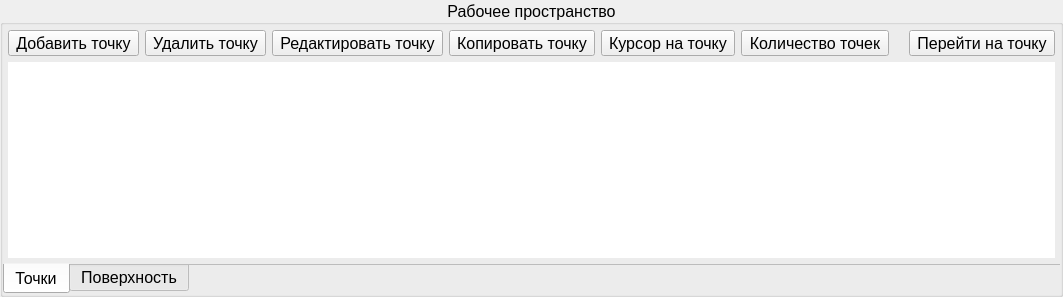
         <widget class="QGroupBox" name="environmentEditorGroupBox">
          <property name="sizePolicy">
           <sizepolicy hsizetype="Preferred" vsizetype="Preferred">
            <horstretch>1</horstretch>
            <verstretch>0</verstretch>
           </sizepolicy>
          </property>
          <property name="font">
           <font>
            <pointsize>12</pointsize>
           </font>
          </property>
          <property name="title">
           <string>Рабочее пространство</string>
          </property>
          <property name="alignment">
           <set>Qt::AlignCenter</set>
          </property>
          <layout class="QVBoxLayout" name="verticalLayout_9">
           <property name="leftMargin">
            <number>0</number>
           </property>
           <property name="topMargin">
            <number>0</number>
           </property>
           <property name="rightMargin">
            <number>0</number>
           </property>
           <property name="bottomMargin">
            <number>0</number>
           </property>
           <item>
            <widget class="QTabWidget" name="environmentEditorTabWidget">
             <property name="tabPosition">
              <enum>QTabWidget::South</enum>
             </property>
             <property name="currentIndex">
              <number>0</number>
             </property>
             <property name="documentMode">
              <bool>true</bool>
             </property>
             <widget class="QWidget" name="pointsEditorTab">
              <attribute name="title">
               <string>Точки</string>
              </attribute>
              <layout class="QVBoxLayout" name="verticalLayout_8">
               <property name="leftMargin">
                <number>5</number>
               </property>
               <property name="topMargin">
                <number>5</number>
               </property>
               <property name="rightMargin">
                <number>5</number>
               </property>
               <property name="bottomMargin">
                <number>5</number>
               </property>
               <item>
                <widget class="QWidget" name="pointsActionsButtonsWidget" native="true">
                 <property name="sizePolicy">
                  <sizepolicy hsizetype="Preferred" vsizetype="Fixed">
                   <horstretch>0</horstretch>
                   <verstretch>0</verstretch>
                  </sizepolicy>
                 </property>
                 <layout class="QHBoxLayout" name="horizontalLayout_7">
                  <property name="leftMargin">
                   <number>0</number>
                  </property>
                  <property name="topMargin">
                   <number>0</number>
                  </property>
                  <property name="rightMargin">
                   <number>0</number>
                  </property>
                  <property name="bottomMargin">
                   <number>0</number>
                  </property>
                  <item>
                   <widget class="QToolButton" name="pointAddToolButton">
                    <property name="sizePolicy">
                     <sizepolicy hsizetype="Fixed" vsizetype="Fixed">
                      <horstretch>0</horstretch>
                      <verstretch>0</verstretch>
                     </sizepolicy>
                    </property>
                    <property name="font">
                     <font>
                      <pointsize>12</pointsize>
                     </font>
                    </property>
                    <property name="toolTip">
                     <string>Добавить точку</string>
                    </property>
                    <property name="text">
                     <string>Добавить точку</string>
                    </property>
                    <property name="icon">
                     <iconset resource="resources/images.qrc">
                      <normaloff>:/aist/images/aist/point_add.png</normaloff>:/aist/images/aist/point_add.png</iconset>
                    </property>
                    <property name="iconSize">
                     <size>
                      <width>24</width>
                      <height>24</height>
                     </size>
                    </property>
                    <property name="shortcut">
                     <string>+</string>
                    </property>
                   </widget>
                  </item>
                  <item>
                   <widget class="QToolButton" name="pointDeleteToolButton">
                    <property name="sizePolicy">
                     <sizepolicy hsizetype="Fixed" vsizetype="Fixed">
                      <horstretch>0</horstretch>
                      <verstretch>0</verstretch>
                     </sizepolicy>
                    </property>
                    <property name="font">
                     <font>
                      <pointsize>12</pointsize>
                     </font>
                    </property>
                    <property name="toolTip">
                     <string>Удалить точку</string>
                    </property>
                    <property name="text">
                     <string>Удалить точку</string>
                    </property>
                    <property name="icon">
                     <iconset resource="resources/images.qrc">
                      <normaloff>:/aist/images/aist/point_remove.png</normaloff>:/aist/images/aist/point_remove.png</iconset>
                    </property>
                    <property name="iconSize">
                     <size>
                      <width>24</width>
                      <height>24</height>
                     </size>
                    </property>
                    <property name="shortcut">
                     <string>-</string>
                    </property>
                   </widget>
                  </item>
                  <item>
                   <widget class="QToolButton" name="pointEditToolButton">
                    <property name="sizePolicy">
                     <sizepolicy hsizetype="Fixed" vsizetype="Fixed">
                      <horstretch>0</horstretch>
                      <verstretch>0</verstretch>
                     </sizepolicy>
                    </property>
                    <property name="font">
                     <font>
                      <pointsize>12</pointsize>
                     </font>
                    </property>
                    <property name="toolTip">
                     <string>Редактировать точку</string>
                    </property>
                    <property name="text">
                     <string>Редактировать точку</string>
                    </property>
                    <property name="icon">
                     <iconset resource="resources/images.qrc">
                      <normaloff>:/aist/images/aist/pencil.png</normaloff>:/aist/images/aist/pencil.png</iconset>
                    </property>
                    <property name="iconSize">
                     <size>
                      <width>24</width>
                      <height>24</height>
                     </size>
                    </property>
                    <property name="shortcut">
                     <string>=</string>
                    </property>
                   </widget>
                  </item>
                  <item>
                   <widget class="QToolButton" name="pointCopyToolButton">
                    <property name="sizePolicy">
                     <sizepolicy hsizetype="Fixed" vsizetype="Fixed">
                      <horstretch>0</horstretch>
                      <verstretch>0</verstretch>
                     </sizepolicy>
                    </property>
                    <property name="font">
                     <font>
                      <pointsize>12</pointsize>
                     </font>
                    </property>
                    <property name="toolTip">
                     <string>Копировать точку</string>
                    </property>
                    <property name="text">
                     <string>Копировать точку</string>
                    </property>
                    <property name="icon">
                     <iconset resource="resources/images.qrc">
                      <normaloff>:/aist/images/aist/point_copy.png</normaloff>:/aist/images/aist/point_copy.png</iconset>
                    </property>
                    <property name="iconSize">
                     <size>
                      <width>24</width>
                      <height>24</height>
                     </size>
                    </property>
                    <property name="shortcut">
                     <string>Shift+Return</string>
                    </property>
                   </widget>
                  </item>
                  <item>
                   <widget class="QToolButton" name="pointCursorToolButton">
                    <property name="sizePolicy">
                     <sizepolicy hsizetype="Fixed" vsizetype="Fixed">
                      <horstretch>0</horstretch>
                      <verstretch>0</verstretch>
                     </sizepolicy>
                    </property>
                    <property name="font">
                     <font>
                      <pointsize>12</pointsize>
                     </font>
                    </property>
                    <property name="toolTip">
                     <string>Курсор на точку</string>
                    </property>
                    <property name="text">
                     <string>Курсор на точку</string>
                    </property>
                    <property name="icon">
                     <iconset resource="resources/images.qrc">
                      <normaloff>:/aist/images/aist/cursor_to_point.png</normaloff>:/aist/images/aist/cursor_to_point.png</iconset>
                    </property>
                    <property name="iconSize">
                     <size>
                      <width>24</width>
                      <height>24</height>
                     </size>
                    </property>
                    <property name="shortcut">
                     <string>Shift+K</string>
                    </property>
                   </widget>
                  </item>
                  <item>
                   <widget class="QToolButton" name="pointsAmountToolButton">
                    <property name="sizePolicy">
                     <sizepolicy hsizetype="Fixed" vsizetype="Fixed">
                      <horstretch>0</horstretch>
                      <verstretch>0</verstretch>
                     </sizepolicy>
                    </property>
                    <property name="font">
                     <font>
                      <pointsize>12</pointsize>
                     </font>
                    </property>
                    <property name="toolTip">
                     <string>Количество точек</string>
                    </property>
                    <property name="text">
                     <string>Количество точек</string>
                    </property>
                    <property name="icon">
                     <iconset resource="resources/images.qrc">
                      <normaloff>:/aist/images/aist/points_count.png</normaloff>:/aist/images/aist/points_count.png</iconset>
                    </property>
                    <property name="iconSize">
                     <size>
                      <width>24</width>
                      <height>24</height>
                     </size>
                    </property>
                    <property name="shortcut">
                     <string>Shift+M</string>
                    </property>
                   </widget>
                  </item>
                  <item>
                   <spacer name="verticalSpacer_5">
                    <property name="orientation">
                     <enum>Qt::Horizontal</enum>
                    </property>
                    <property name="sizeHint" stdset="0">
                     <size>
                      <width>10</width>
                      <height>20</height>
                     </size>
                    </property>
                   </spacer>
                  </item>
                  <item>
                   <widget class="QToolButton" name="pointTransitionToolButton">
                    <property name="sizePolicy">
                     <sizepolicy hsizetype="Fixed" vsizetype="Fixed">
                      <horstretch>0</horstretch>
                      <verstretch>0</verstretch>
                     </sizepolicy>
                    </property>
                    <property name="font">
                     <font>
                      <pointsize>12</pointsize>
                     </font>
                    </property>
                    <property name="toolTip">
                     <string>Перход к точке</string>
                    </property>
                    <property name="whatsThis">
                     <string/>
                    </property>
                    <property name="text">
                     <string>Перейти на точку</string>
                    </property>
                    <property name="icon">
                     <iconset resource="resources/images.qrc">
                      <normaloff>:/aist/images/aist/go_to_point.png</normaloff>:/aist/images/aist/go_to_point.png</iconset>
                    </property>
                    <property name="iconSize">
                     <size>
                      <width>24</width>
                      <height>24</height>
                     </size>
                    </property>
                    <property name="shortcut">
                     <string>Shift+F3</string>
                    </property>
                   </widget>
                  </item>
                 </layout>
                </widget>
               </item>
               <item>
                <widget class="PointsTableWidget" name="pointsTableWidget">
                 <property name="sizePolicy">
                  <sizepolicy hsizetype="Preferred" vsizetype="Preferred">
                   <horstretch>0</horstretch>
                   <verstretch>0</verstretch>
                  </sizepolicy>
                 </property>
                 <property name="frameShape">
                  <enum>QFrame::NoFrame</enum>
                 </property>
                 <property name="alternatingRowColors">
                  <bool>true</bool>
                 </property>
                </widget>
               </item>
              </layout>
             </widget>
             <widget class="QWidget" name="surfaceEditorTab">
              <attribute name="title">
               <string>Поверхность</string>
              </attribute>
             </widget>
            </widget>
           </item>
          </layout>
         </widget>
